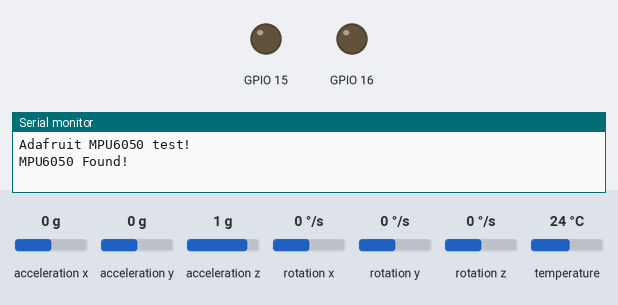
A program run on a simulated ESP32. Shown: output pins drawn as LEDs (lit = HIGH), the last lines printed to the serial monitor. Inputs (shaded band) come from the test bench; at power-on: acceleration y 0 g, acceleration x 0 g, acceleration z 1 g, rotation x 0 °/s, rotation y 0 °/s, rotation z 0 °/s, temperature 24 °C.

Above: at 1.3 s.
1.4 s: acceleration y set to -0.3 g
At 1.7 s:
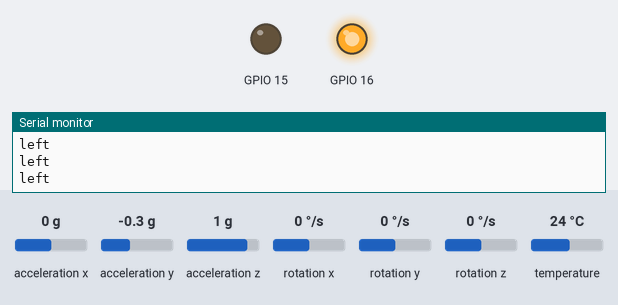
2.9 s: acceleration y set to 0 g
4.4 s: acceleration y set to 0.3 g
At 5.1 s:
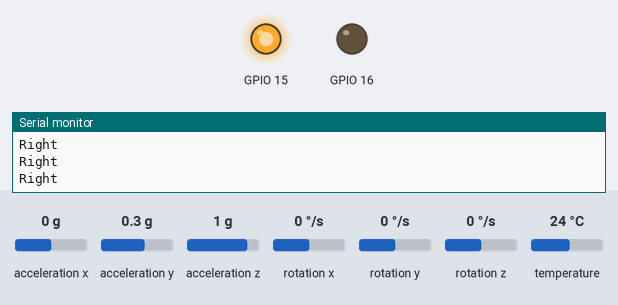
5.9 s: acceleration y set to -0.8 g
At 6.4 s:
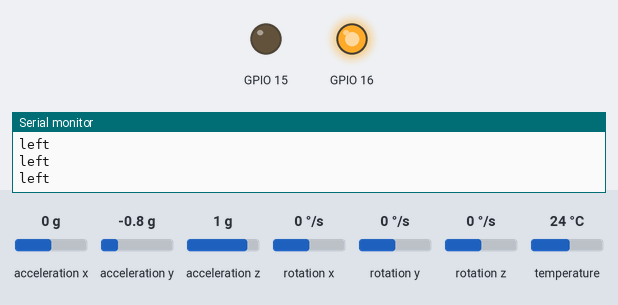
7.4 s: acceleration y set to 0.8 g
At 8.8 s:
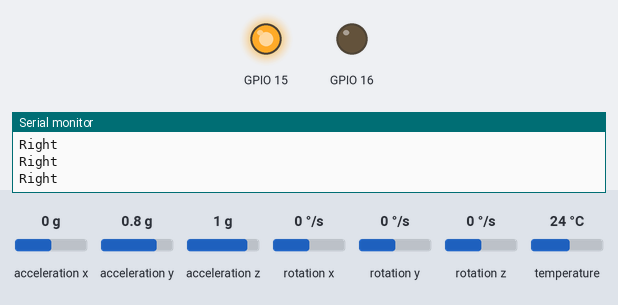
Timing chart, 0 to 9.9 s (numbered marks = the images above; inputs shaded):
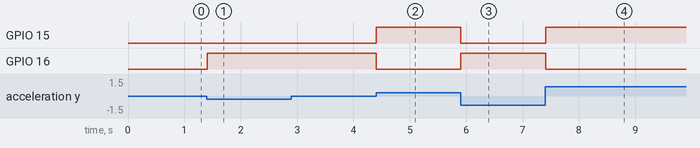

Measured:
- the behaviour switches between -0.1 and -0.2 g on acceleration y (found by bisection; images 0 and 1)
- the behaviour switches between 0.1 and 0.2 g on acceleration y (found by bisection; images 1 and 2)
- after the input at 1.4 s, GPIO 16: LOW → HIGH at once
- after the input at 2.9 s, every drawn part: stays the same
- after the input at 4.4 s, GPIO 15: LOW → HIGH at once; GPIO 16: HIGH → LOW at once
- after the input at 5.9 s, GPIO 15: HIGH → LOW at once; GPIO 16: LOW → HIGH at once
- after the input at 7.4 s, GPIO 15: LOW → HIGH at once; GPIO 16: HIGH → LOW at once

The program:

main.cpp
```cpp
#include <Adafruit_MPU6050.h>
#include <Adafruit_Sensor.h>
#include <Wire.h>

Adafruit_MPU6050 mpu;
int x = 0;
int y = 0;
int z = 0;
int value = 0;

void setup(void)
{
  Serial.begin(115200);
  while (!Serial)
    delay(10); // will pause Zero, Leonardo, etc until serial console opens

  pinMode(15, OUTPUT);
  pinMode(16, OUTPUT);

  Serial.println("Adafruit MPU6050 test!");

  // Try to initialize!
  if (!mpu.begin())
  {
    Serial.println("Failed to find MPU6050 chip");
    while (1)
    {
      delay(10);
    }
  }
  Serial.println("MPU6050 Found!");

  // 将加速度计范围设置为 +-8G
  mpu.setAccelerometerRange(MPU6050_RANGE_8_G);
  // 将陀螺仪范围设置为 +- 500 度/秒
  mpu.setGyroRange(MPU6050_RANGE_500_DEG);
  // 将滤波器带宽设置为 21 Hz
  mpu.setFilterBandwidth(MPU6050_BAND_21_HZ);
  // setupt motion detection
  mpu.setHighPassFilter(MPU6050_HIGHPASS_0_63_HZ);
  mpu.setMotionDetectionThreshold(1);
  mpu.setMotionDetectionDuration(20);
  mpu.setInterruptPinLatch(true); // Keep it latched.  Will turn off when reinitialized.
  mpu.setInterruptPinPolarity(true);
  mpu.setMotionInterrupt(true);

  Serial.println("");
  delay(100);
}

void loop()
{

  if (mpu.getMotionInterruptStatus())
  {
    /* Get new sensor events with the readings */
    sensors_event_t a, g, temp;
    mpu.getEvent(&a, &g, &temp);

    //
    //
    //      Serial.print("Accelerometer ");
    //      Serial.print("X: ");
    //      Serial.print(a.acceleration.x, 1);
    //      Serial.print(" m/s^2, ");
    //      Serial.print("Y: ");
    //      Serial.print(a.acceleration.y, 1);
    //      Serial.print(" m/s^2, ");
    //      Serial.print("Z: ");
    //      Serial.print(a.acceleration.z, 1);
    //      Serial.println(" m/s^2");

    //
    //      Serial.print("Gyroscope ");
    //      Serial.print("X: ");
    //      Serial.print(g.gyro.x, 1);
    //      Serial.print(" rps, ");
    //      Serial.print("Y: ");
    //      Serial.print(g.gyro.y, 1);
    //      Serial.print(" rps, ");
    //      Serial.print("Z: ");
    //      Serial.print(g.gyro.z, 1);
    //      Serial.println(" rps");

    // LED 向上，引脚指向自己

    // Serial.printf("x:%9.6f rps\r\n", g.gyro.x);

    //
    //      Vector rawAccel = mpu..readRawAccel();
    //      Vector normAccel = mpu.readNormalizeAccel();
    //
    //      Serial.print(" Xraw = ");
    //      Serial.print(rawAccel.XAxis);
    //      Serial.print(" Yraw = ");
    //      Serial.print(rawAccel.YAxis);
    //      Serial.print(" Zraw = ");
    //
    //      Serial.println(rawAccel.ZAxis);
    //      Serial.print(" Xnorm = ");
    //      Serial.print(normAccel.XAxis);
    //      Serial.print(" Ynorm = ");
    //      Serial.print(normAccel.YAxis);
    //      Serial.print(" Znorm = ");
    //      Serial.println(normAccel.ZAxis);

    // Serial.print(x);Serial.print(" ");Serial.println(y);

    ////acceleration就是加速度的意思///
    x = a.acceleration.x;
    y = a.acceleration.y;
    z = a.acceleration.z;
    if (x < 10 && x > 0 && y < 4 && y > -4)
    {
      Serial.println("up");
    }
    else if (x > -10 && x < 0 && y < 4 && y > -4)
    {
      Serial.println("down");
    }

    if (y < 10 && y > 0 && x < 4 && x > -4)
    {
      Serial.println("Right");
       digitalWrite(15, HIGH);
      digitalWrite(16, LOW);

    }
    else if (y > -10 && y < 0 && x < 4 && x > -4)
    {
      Serial.println("left");
     digitalWrite(15, LOW);
      digitalWrite(16, HIGH);
    }
  }

  delay(10);
}

void led_right()
{
}
```
